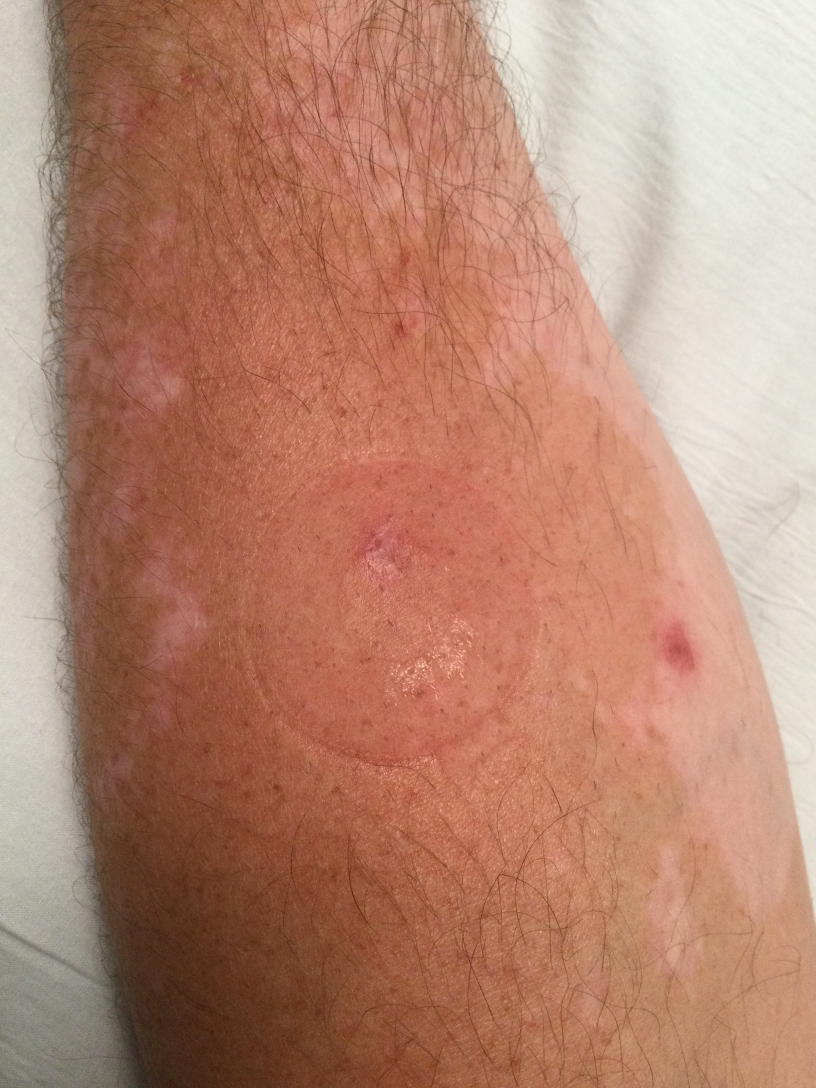
#> input picture sift_test/images/skin_ring.jpg, 2448 x 3264 px, given in place of baseline.jpg, which was not available (shown at 1/3 size)
$ python live_ring_guide.py
#> lines starting #> are read from the running program, lines starting #| are printed output that depends on the picture; after the words box and inside, x2 and y2 are one past the last pixel; in counts of white or black regions, pixels touching at a corner belong together; pictures that were not available may be replaced by others from this repository, and a replacement may not be noted
from pathlib import Path
import cv2
import numpy as np
import math

# -----------------------------
# Paths
# -----------------------------
BASELINE_PATH = Path("images/baseline.jpg")
OUTPUT_DIR = Path("outputs")
OUTPUT_DIR.mkdir(exist_ok=True)

# -----------------------------
# Settings
# -----------------------------
CAMERA_INDEX = 0

# Change this to the original ring center in your baseline image.
# Format: (x, y)
BASELINE_RING_CENTER = (640, 420)

# Change this to the approximate ring radius in pixels from the baseline image.
BASELINE_RING_RADIUS = 180

# SIFT / matching settings
MAX_FEATURES = 3000
LOWE_RATIO = 0.75
MIN_GOOD_MATCHES = 20
RANSAC_REPROJECTION_THRESHOLD = 5.0

# Guide settings
ALIGNMENT_THRESHOLD_PIXELS = 25

# -----------------------------
# Helper function: detect current ring
# -----------------------------
def detect_ring(frame):
    """
    Detects the current metallic ring in the live frame.

    This is a simple starter version using grayscale thresholding,
    blur, edges, and contour fitting.

    Returns:
        center: (x, y) or None
        radius: float or None
        debug_frame: frame with ring detection drawn
    """

    output = frame.copy()

    gray = cv2.cvtColor(frame, cv2.COLOR_BGR2GRAY)

    # Blur helps reduce noise
    blurred = cv2.GaussianBlur(gray, (7, 7), 0)

    # Edge detection
    edges = cv2.Canny(blurred, 50, 150)

    # Morphological closing connects broken ring edges
    kernel = np.ones((5, 5), np.uint8)
    edges = cv2.morphologyEx(edges, cv2.MORPH_CLOSE, kernel)

    contours, _ = cv2.findContours(
        edges,
        cv2.RETR_EXTERNAL,
        cv2.CHAIN_APPROX_SIMPLE
    )

    if not contours:
        return None, None, output

    best_contour = None
    best_score = -1

    for contour in contours:
        area = cv2.contourArea(contour)

        if area < 1000:
            continue

        perimeter = cv2.arcLength(contour, True)

        if perimeter == 0:
            continue

        circularity = 4 * math.pi * area / (perimeter * perimeter)

        x, y, w, h = cv2.boundingRect(contour)
        aspect_ratio = w / h if h != 0 else 0

        # Ring should be somewhat circular/elliptical
        if 0.5 < circularity < 1.3 and 0.6 < aspect_ratio < 1.6:
            score = area * circularity

            if score > best_score:
                best_score = score
                best_contour = contour

    if best_contour is None:
        return None, None, output

    (x, y), radius = cv2.minEnclosingCircle(best_contour)
    center = (int(x), int(y))
    radius = int(radius)

    cv2.circle(output, center, radius, (255, 0, 0), 2)
    cv2.circle(output, center, 6, (255, 0, 0), -1)

    return center, radius, output


# -----------------------------
# Helper function: draw arrow
# -----------------------------
# [79 lines left out: function draw_guidance, not called in this run]


# -----------------------------
# Load baseline image
# -----------------------------
baseline = cv2.imread(str(BASELINE_PATH))
#> baseline is the input picture: shape (3264, 2448, 3); mean B, G, R 113.4, 133.9, 182.5

if baseline is None:
    raise FileNotFoundError(f"Could not load baseline image: {BASELINE_PATH}")

baseline_gray = cv2.cvtColor(baseline, cv2.COLOR_BGR2GRAY)
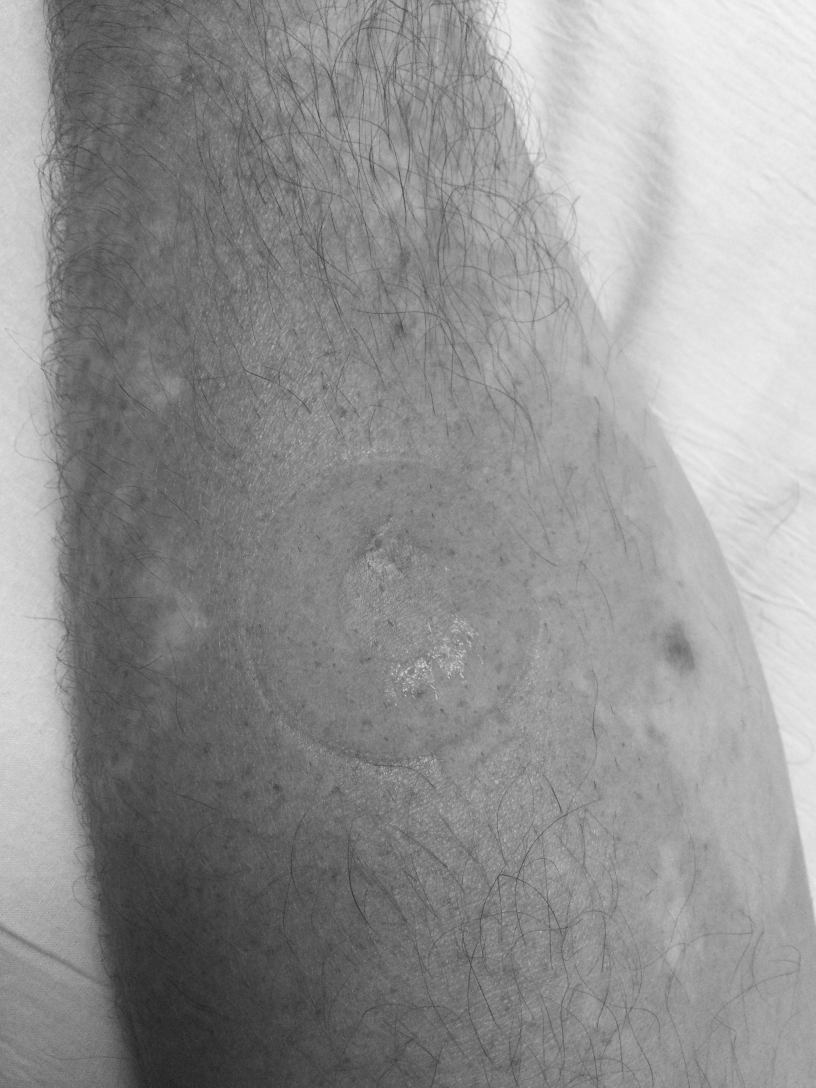
#> baseline_gray: shape (3264, 2448) (shown at 1/3 size); min 8, max 246, mean 146.1
baseline_gray = cv2.equalizeHist(baseline_gray)
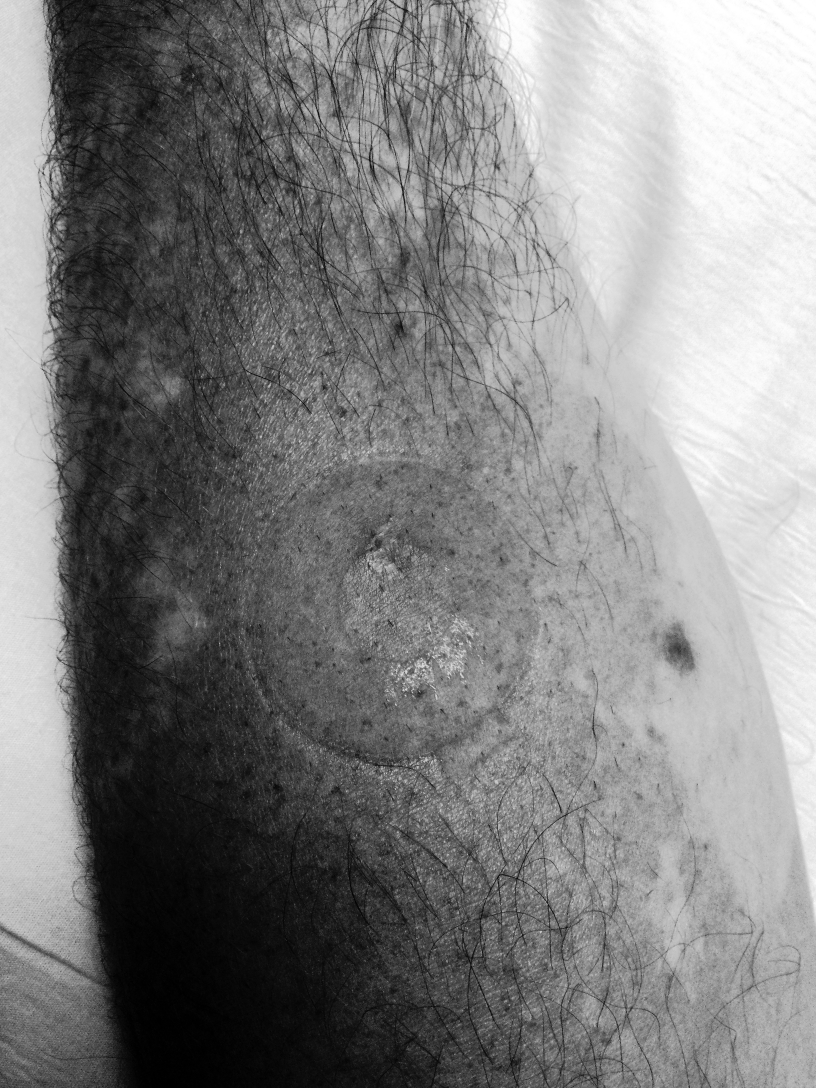
#> baseline_gray: shape (3264, 2448) (shown at 1/3 size); min 0, max 255, mean 128.4

# -----------------------------
# Create SIFT detector
# -----------------------------
sift = cv2.SIFT_create(nfeatures=MAX_FEATURES)

# Detect baseline features once
baseline_keypoints, baseline_descriptors = sift.detectAndCompute(baseline_gray, None)
#> baseline_keypoints = 3001 keypoints; strongest (x, y, size): (1169, 2313, 2.4), (1113, 2283, 2.4), (1260, 2076, 2), (849, 1079, 2.7)

if baseline_descriptors is None:
    raise ValueError("No SIFT descriptors found in baseline image.")

print(f"Baseline keypoints: {len(baseline_keypoints)}")
#| Baseline keypoints: 3001

# -----------------------------
# Create FLANN matcher for SIFT descriptors
# -----------------------------
FLANN_INDEX_KDTREE = 1

index_params = dict(
    algorithm=FLANN_INDEX_KDTREE,
    trees=5
)

search_params = dict(
    checks=50
)

flann = cv2.FlannBasedMatcher(index_params, search_params)

# -----------------------------
# Start camera
# -----------------------------
cap = cv2.VideoCapture(CAMERA_INDEX)

if not cap.isOpened():
    raise RuntimeError("Could not open camera. Try CAMERA_INDEX = 1 or 2.")

print("Live guide started.")
print("Press Q to quit.")
print("Press S to save the current frame.")

frame_count = 0

while True:
    ret, frame = cap.read()

    if not ret:
        print("Could not read frame.")
        break

    display = frame.copy()

    # -----------------------------
    # Detect current ring in live frame
    # -----------------------------
    current_ring_center, current_ring_radius, ring_debug_frame = detect_ring(frame)
#> in detect_ring, `edges = cv2.Canny(blurred, 50, 150)`:
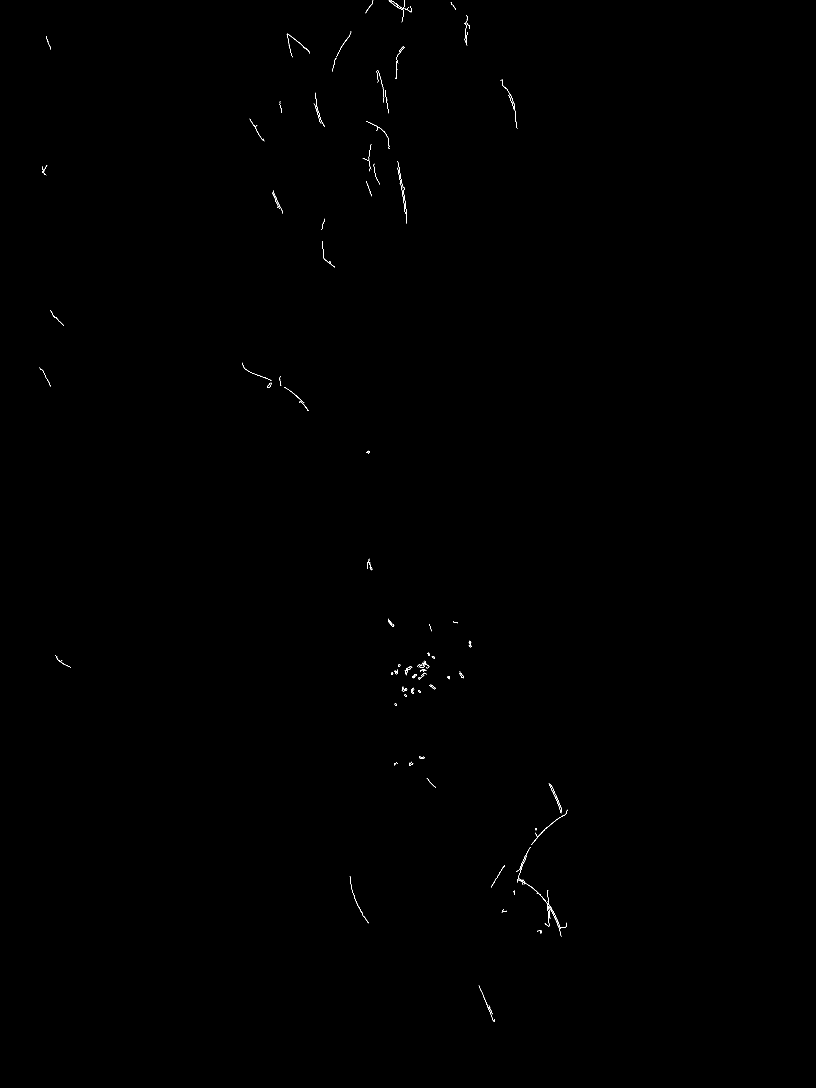
#> edges: shape (3264, 2448) (shown at 1/3 size); 0.08% white in thin lines or dots, all inside (x1, y1, x2, y2) = (117, 0, 1703, 3066)
#> in detect_ring, `edges = cv2.morphologyEx(edges, cv2.MORPH_CLOSE, kernel)`: edges: shape (3264, 2448); 0.13% white; 67 white regions
#> in detect_ring, `contours, _ = cv2.findContours( edges, cv2.RETR_EXTERNAL, cv2.CHAIN_AP..`: contours = 67 contours, 13 with area under 20; largest, box (x1, y1, x2, y2) and area: (1548, 2541, 1701, 2810) 1016, (1192, 483, 1221, 671) 632, (1646, 2350, 1686, 2440) 394, (1166, 0, 1236, 67) 318, (1252, 1982, 1288, 2016) 318
#> the loop in detect_ring, `for contour in contours:` made 67 passes
#> area on passes 1, 2, 3, 5, 6, 9, 10, 11, 13, 14, 15, 16: 191, 35, 27.5, 40.5, 33, 94, 393.5, 23, 60.5, 61, 30.5, 23.5
#> (area, perimeter, circularity, x, y, w, h, aspect_ratio) on pass 7: (1016.5, 1026.6, 0.0121, 1548, 2541, 153, 269, 0.569)
#> after the loop in detect_ring, `for contour in contours:`: best_score = -1

    # -----------------------------
    # SIFT on live frame
    # -----------------------------
    frame_gray = cv2.cvtColor(frame, cv2.COLOR_BGR2GRAY)
    frame_gray = cv2.equalizeHist(frame_gray)

    frame_keypoints, frame_descriptors = sift.detectAndCompute(frame_gray, None)
#> frame_keypoints has the same summary as baseline_keypoints

    target_ring_center = None
    match_status = "Matching..."

    if frame_descriptors is not None and len(frame_keypoints) >= 10:
        matches = flann.knnMatch(baseline_descriptors, frame_descriptors, k=2)
#> matches = 3001 matches

        good_matches = []

        for pair in matches:
            if len(pair) == 2:
                m, n = pair
                if m.distance < LOWE_RATIO * n.distance:
                    good_matches.append(m)
#> after the loop, good_matches = 3001 matches

        if len(good_matches) >= MIN_GOOD_MATCHES:
            src_pts = np.float32([
                baseline_keypoints[m.queryIdx].pt for m in good_matches
            ]).reshape(-1, 1, 2)

            dst_pts = np.float32([
                frame_keypoints[m.trainIdx].pt for m in good_matches
            ]).reshape(-1, 1, 2)

            H, mask = cv2.findHomography(
                src_pts,
                dst_pts,
                cv2.RANSAC,
                RANSAC_REPROJECTION_THRESHOLD
            )
#> H = [[1, -3.18e-17, -6.05e-13], [-9.55e-15, 1, 4.21e-12], [-1.78e-18, 5.92e-19, 1]]; mask = 3001 values from 1 to 1

            if H is not None and mask is not None:
                inlier_count = int(mask.sum())
#> inlier_count = 3001

                if inlier_count >= MIN_GOOD_MATCHES:
                    # Project original baseline ring center into current live frame
                    baseline_center_np = np.float32([
                        [BASELINE_RING_CENTER]
                    ])

                    projected_center = cv2.perspectiveTransform(
                        baseline_center_np,
                        H
                    )
#> projected_center = [[640, 420]]

                    tx, ty = projected_center[0][0]
#> tx = 640; ty = 420
                    target_ring_center = (int(tx), int(ty))
#> target_ring_center = (640, 420)

                    match_status = f"Matches: {len(good_matches)} | Inliers: {inlier_count}"
#> match_status = 'Matches: 3001 | Inliers: 3001'
                else:
                    match_status = f"Too few RANSAC inliers: {inlier_count}"
            else:
                match_status = "Homography failed"
        else:
            match_status = f"Too few good matches: {len(good_matches)}"
    else:
        match_status = "No live descriptors"

    # -----------------------------
    # Draw output
    # -----------------------------
    display = ring_debug_frame.copy()

    cv2.putText(
        display,
        match_status,
        (30, display.shape[0] - 30),
        cv2.FONT_HERSHEY_SIMPLEX,
        0.7,
        (255, 255, 255),
        2
    )

    if target_ring_center is not None:
        # Draw target ring position from baseline
        cv2.circle(display, target_ring_center, BASELINE_RING_RADIUS, (0, 255, 0), 2)
        cv2.circle(display, target_ring_center, 8, (0, 255, 0), -1)

        if current_ring_center is not None:
            display, error = draw_guidance(
                display,
                current_ring_center,
                target_ring_center
            )
        else:
            cv2.putText(
                display,
                "Current ring not detected",
                (30, 80),
                cv2.FONT_HERSHEY_SIMPLEX,
                0.9,
                (0, 0, 255),
                3
            )
    else:
        cv2.putText(
            display,
            "Target ring position not found",
            (30, 80),
            cv2.FONT_HERSHEY_SIMPLEX,
            0.9,
            (0, 0, 255),
            3
        )

    cv2.imshow("Live Metallic Ring Guide", display)

    key = cv2.waitKey(1) & 0xFF
#> (key q is pressed here)

    if key == ord("q"):
        break

    if key == ord("s"):
        save_path = OUTPUT_DIR / f"saved_frame_{frame_count}.jpg"
        cv2.imwrite(str(save_path), display)
        print(f"Saved {save_path}")
        frame_count += 1

cap.release()
cv2.destroyAllWindows()
